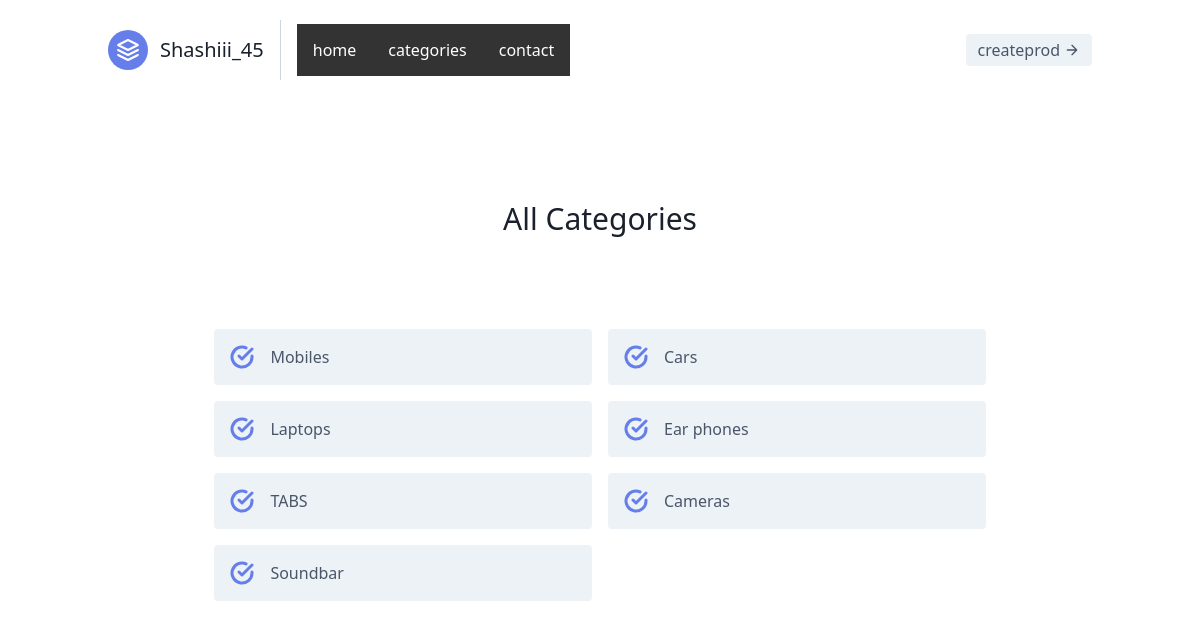
/allcat/, run on the app's committed database.
### home/models.py (models this page shows, shortened)
class Category(models.Model):
    c_name=models.CharField(max_length=20,null=True)

### home/views.py (the view)
# urls.py: path('allcat/',views.allcat),
def allcat(request):
    category = Category.objects.all()
    context = {'category':category}
    return render(request, 'allcat.html', context)

### templates/allcat.html (shortened to what this page needs)
{% extends 'base.html'%}
{% block body %}
<section class="text-gray-700 body-font">
    <div class="container px-5 py-24 mx-auto">
        <div class="text-center mb-20">
            <h1 class="sm:text-3xl text-2xl font-medium text-center title-font text-gray-900 mb-4">All Categories</h1>
        </div>
        <div class="flex flex-wrap lg:w-4/5 sm:mx-auto sm:mb-2 -mx-2">
            {% for cat in category %}
            <div class="p-2 sm:w-1/2 w-full">
                <a href="/catprod/{{cat.id}}"><div class="bg-gray-200 rounded flex p-4 h-full items-center">
                    <svg fill="none" stroke="currentColor" stroke-linecap="round" stroke-linejoin="round"
                        stroke-width="3" class="text-indigo-500 w-6 h-6 flex-shrink-0 mr-4" viewBox="0 0 24 24">
                        <path d="M22 11.08V12a10 10 0 11-5.93-9.14"></path>
                        <path d="M22 4L12 14.01l-3-3"></path>
                    </svg>
                    <span class="title-font font-medium">{{cat.c_name}}</span>
                </div>
                </a>
            </div>
            {% endfor %}
        </div>
</section>
{% endblock body%}

### data on the page
Category: c_name "Mobiles"
Category: c_name "Cars"
Category: c_name "Laptops"
Category: c_name "Ear phones"
Category: c_name "TABS"
Category: c_name "Cameras"
Category: c_name "Soundbar"
